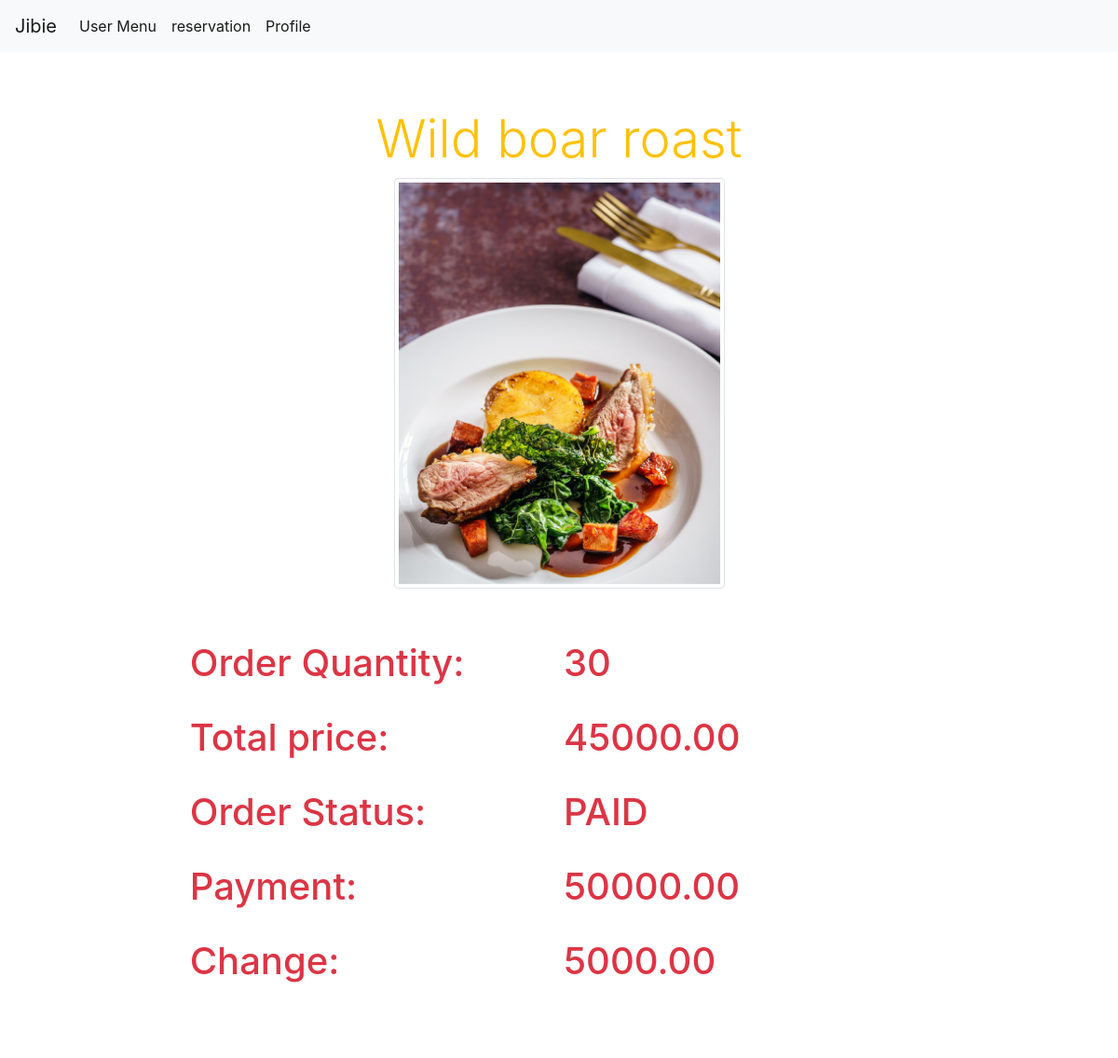
The page /views/viewOrder.php?order_id=2 (signed in) on the database its author committed.
### tables this page shows
CREATE TABLE `transactions` (
  `transaction_id` int(11) NOT NULL,
  `order_id` int(11) NOT NULL,
  `user_id` int(11) NOT NULL,
  `menu_id` int(11) NOT NULL,
  `total_price` float(50,2) NOT NULL,
  `payment` float(50,2) NOT NULL,
  `money_change` float(50,2) NOT NULL
);

CREATE TABLE `menu` (
  `menu_id` int(11) NOT NULL,
  `menu_name` varchar(20) NOT NULL,
  `menu_price` float NOT NULL,
  `stock_quantity` int(11) NOT NULL,
  `menu_picture` varchar(50) DEFAULT NULL
);

CREATE TABLE `orders` (
  `order_id` int(11) NOT NULL,
  `user_id` int(11) NOT NULL,
  `menu_id` int(11) NOT NULL,
  `order_quantity` int(11) NOT NULL,
  `total_price` float(50,2) NOT NULL,
  `order_status` varchar(20) NOT NULL DEFAULT 'PENDING'
);

### class/Database.php (called while the page is built, shortened)
<?php
  class Database{
    private $servername = "localhost";
    private $db_username = "root";
    private $db_password = "root";
    private $database = "daichi_portfolio";
    public function __construct(){
      $this->conn = new mysqli($this->servername,$this->db_username,
      $this->db_password, $this->database);
      return $this->conn;
    }
  }
?>

### action/menuAction.php (called while the page is built, shortened)
<?php
  require_once '../class/Menu.php';
  $menu = new Menu();
?>

### class/Menu.php (called while the page is built, shortened)
<?php
  require_once 'Database.php';
  class Menu extends Database{
        public function displayReceipt($order_id){
          $sql = "SELECT * FROM orders INNER JOIN menu ON orders.menu_id = menu.menu_id INNER JOIN transactions ON orders.order_id = transactions.order_id WHERE orders.order_id = '$order_id'";
          $result = $this->conn->query($sql);
          if($result == false){
            die("Error".$this->conn->error);
          }else{
            return $result->fetch_assoc();
          }
        }
  }
?>

### views/viewOrder.php (the view, shortened to what this page needs)
<?php
  include '../action/menuAction.php';
  $order_id = $_GET['order_id'];
  $order_detail = $menu->displayReceipt($order_id);
?>
<!DOCTYPE html>
<html lang="en">
<head>
  <link rel="stylesheet" href="https://stackpath.bootstrapcdn.com/bootstrap/4.5.2/css/bootstrap.min.css">
</head>
<body>
<nav class="navbar navbar-expand-lg navbar-light bg-light">
  <a class="navbar-brand" href="../index.php">Jibie</a>
  <div class="collapse navbar-collapse" id="navbarSupportedContent">
    <ul class="navbar-nav mr-auto">
      <li class="nav-item active">
        <a class="nav-link" href="../views/userMenu.php">User Menu<span class="sr-only">(current)</span></a>
      </li>
      <li class="nav-item active">
        <a class="nav-link" href="../views/reservation.php">reservation<span class="sr-only">(current)</span></a>
      </li>
      <li class="nav-item active">
        <a class="nav-link" href="../views/Profile.php">Profile<span class="sr-only">(current)</span></a>
      </li>
  </div>
</nav>
<div class="container">
  <div class="card mx-auto w-75 my-5 border border-0">
    <div class="card-header bg-white text-warning border-0 mx-auto text-center">
      <h2 class="display-4 text-center"><?php echo $order_detail['menu_name']?></h2>
      <img src="../uploads/<?php echo $order_detail['menu_picture']?>" alt="" class="img-thumbnail" height="50%" width="50%">
    </div>
    <div class="card-body">
      <form action="../action/menuAction.php" method="post">
        <div class="form-row text-danger">
        </div>
        <div class="form-row text-danger">
          <div class="form-group col-md-6 mb-4">
            <h1>Order Quantity:</h1>
          </div>
          <div class="form-group col-md-6 mb-4">
            <h1><?php echo $order_detail['order_quantity']?></h1>
          </div>
        </div>
        <div class="form-row text-danger">
          <div class="form-group col-md-6 mb-4">
            <h1>Total price:</h1>
          </div>
          <div class="form-group col-md-6 mb-4">
            <h1><?php echo $order_detail['total_price']?></h1>
          </div>
        </div>
        <div class="form-row text-danger">
          <div class="form-group col-md-6 mb-4">
            <h1>Order Status:</h1>
          </div>
          <div class="form-group col-md-6 mb-4">
            <h1><?php echo $order_detail['order_status']?></h1>
          </div>
        </div>
        <div class="form-row text-danger">
          <div class="form-group col-md-6 mb-4">
            <h1>Payment:</h1>
          </div>
          <div class="form-group col-md-6 mb-4">
            <h1><?php echo $order_detail['payment']?></h1>
          </div>
        </div>
        <div class="form-row text-danger">
          <div class="form-group col-md-6 mb-4">
            <h1>Change:</h1>
          </div>
          <div class="form-group col-md-6 mb-4">
            <h1><?php echo $order_detail['money_change']?></h1>
          </div>
        </div>
      </form>
    </div>
  </div>
</div>
</body>
</html>

### rows shown on the page
transactions: menu.menu_name "Wild boar roast", menu.menu_picture (picture), order.order_quantity "30", total_price "45000.00", order.order_status "PAID", payment "50000.00", money_change "5000.00"
